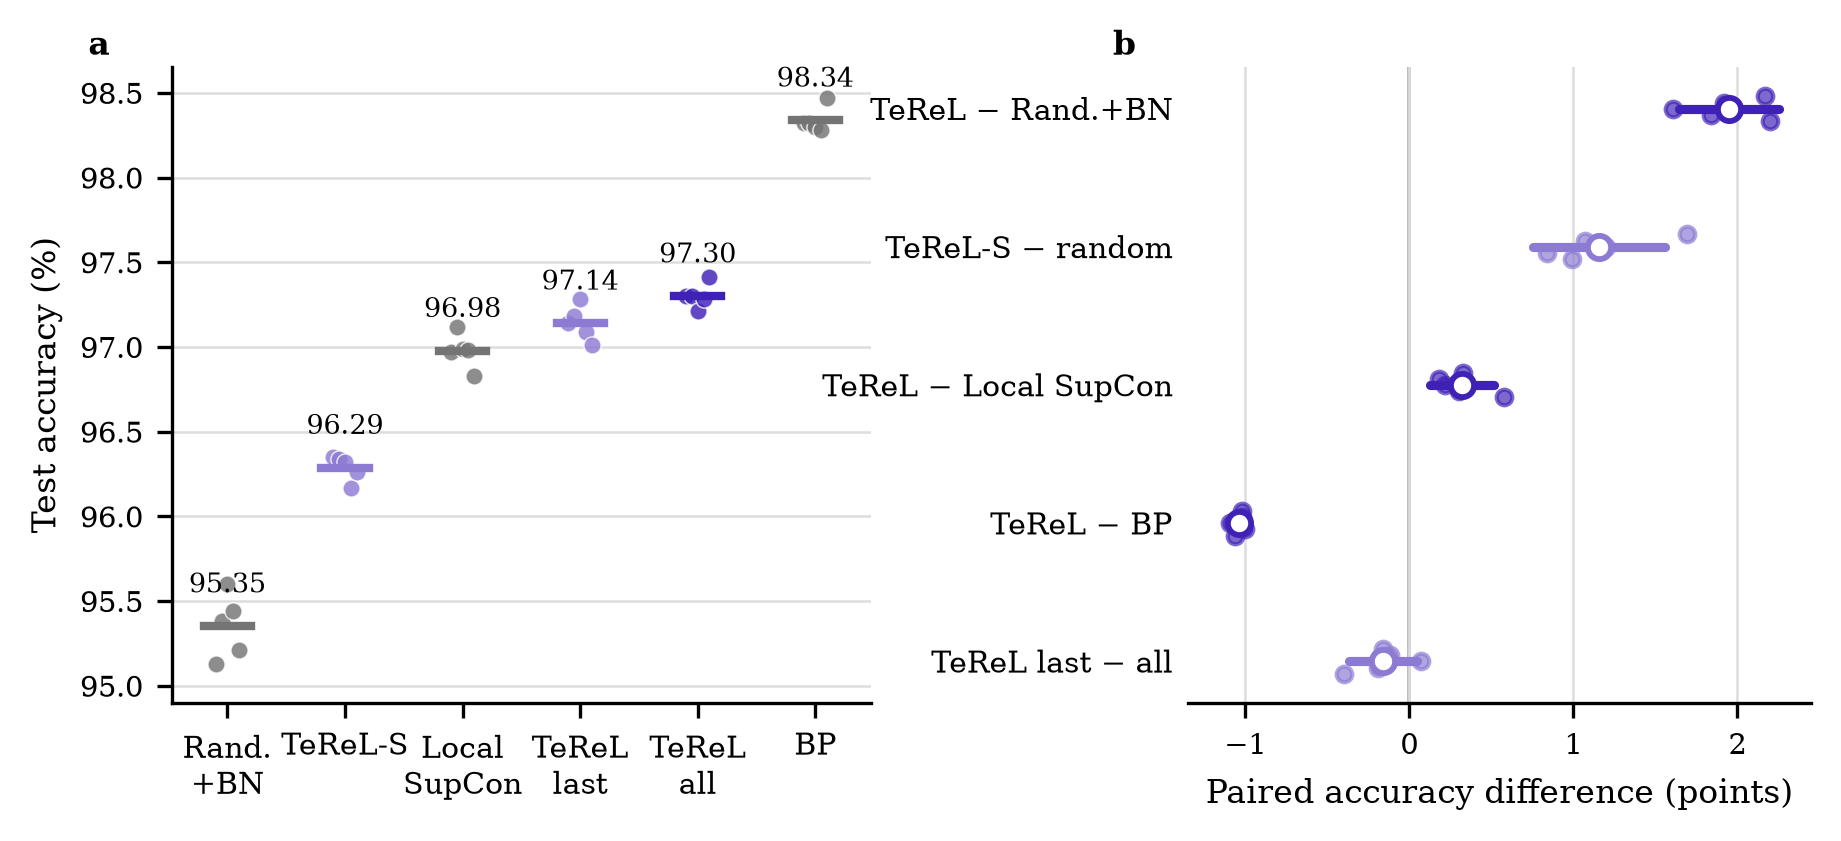

This figure's Python source:
"""Render the primary TeReL performance comparison from supplied analyses."""

from __future__ import annotations

import argparse
import json
from pathlib import Path

import matplotlib.pyplot as plt
import numpy as np


PRIMARY = "#3F21B6"
SECONDARY = "#8C7AD3"
NEUTRAL = "#747474"


def render(
    analysis_path: Path,
    comparator_analysis_path: Path,
    normalization_analysis_path: Path,
    output_stem: Path,
) -> None:
    data = json.loads(analysis_path.read_text())
    comparator = json.loads(comparator_analysis_path.read_text())
    normalization = json.loads(normalization_analysis_path.read_text())
    plt.style.use(Path(__file__).with_name("paper.mplstyle"))
    methods = [
        ("random-bn", "Rand.\n+BN", NEUTRAL),
        ("terel-s-all", "TeReL-S", SECONDARY),
        ("local-supcon", "Local\nSupCon", NEUTRAL),
        ("terel-last", "TeReL\nlast", SECONDARY),
        ("terel-all", "TeReL\nall", PRIMARY),
        ("bp-all", "BP", NEUTRAL),
    ]
    contrasts = [
        ("terel-minus-random-bn", r"TeReL $-$ Rand.+BN", PRIMARY),
        ("terel-s-minus-random", r"TeReL-S $-$ random", SECONDARY),
        ("terel-minus-local-supcon", r"TeReL $-$ Local SupCon", PRIMARY),
        ("terel-minus-bp", r"TeReL $-$ BP", PRIMARY),
        ("terel-last-minus-all", r"TeReL last $-$ all", SECONDARY),
    ]
    fig, axes = plt.subplots(
        1, 2, figsize=(7.05, 2.75),
        gridspec_kw={"width_ratios": [1.12, 1.0], "wspace": 0.48},
    )

    ax = axes[0]
    for x, (key, label, color) in enumerate(methods):
        if key == "local-supcon":
            record = comparator["local_supcon"]
        elif key == "random-bn":
            record = normalization["random_bn_calibrated"]
        else:
            record = data["methods"][key]
        values = 100 * np.asarray(record["raw"], dtype=float)
        ax.scatter(
            x + np.linspace(-0.10, 0.10, len(values)), values, s=17,
            color=color, alpha=0.82, edgecolor="white", linewidth=0.35, zorder=3,
        )
        mean = float(values.mean())
        ax.plot([x - 0.20, x + 0.20], [mean, mean], color=color, lw=2.0, zorder=4)
        ax.text(x, mean + 0.16, f"{mean:.2f}", ha="center", va="bottom", fontsize=6.5)
    ax.set_xticks(range(len(methods)), [item[1] for item in methods])
    ax.tick_params(axis="x", labelsize=7.2)
    ax.set_ylabel("Test accuracy (%)")
    ax.set_ylim(94.9, 98.65)
    ax.text(-0.12, 1.02, "a", transform=ax.transAxes, fontweight="bold")
    ax.grid(axis="y", color="#DDDDDD", linewidth=0.6)
    ax.spines[["top", "right"]].set_visible(False)

    ax = axes[1]
    ax.axvline(0, color="#B4B4B4", lw=0.9, zorder=1)
    for y, (key, label, color) in enumerate(contrasts):
        record = (
            comparator["terel_minus_local_supcon"]
            if key == "terel-minus-local-supcon"
            else normalization["terel_minus_random_bn"]
            if key == "terel-minus-random-bn"
            else data["contrasts"][key]
        )
        raw = 100 * np.asarray(record["raw_differences"], dtype=float)
        mean = 100 * float(record["mean_difference"])
        low = 100 * float(record["student_t_ci95_low"])
        high = 100 * float(record["student_t_ci95_high"])
        ax.scatter(raw, y + np.linspace(-0.09, 0.09, len(raw)), s=14,
                   color=color, alpha=0.68, zorder=3)
        ax.plot([low, high], [y, y], color=color, lw=2.2,
                solid_capstyle="round", zorder=4)
        ax.scatter([mean], [y], s=31, color="white", edgecolor=color,
                   linewidth=1.4, zorder=5)
    ax.set_yticks(range(len(contrasts)), [item[1] for item in contrasts])
    ax.invert_yaxis()
    ax.set_xlabel("Paired accuracy difference (points)")
    ax.set_xlim(-1.35, 2.45)
    ax.text(-0.12, 1.02, "b", transform=ax.transAxes, fontweight="bold")
    ax.grid(axis="x", color="#DDDDDD", linewidth=0.6)
    ax.spines[["top", "right", "left"]].set_visible(False)
    ax.tick_params(axis="y", length=0, labelsize=7.2)

    fig.savefig(
        output_stem.with_suffix(".pdf"),
        bbox_inches="tight",
        transparent=True,
        metadata={"CreationDate": None, "ModDate": None},
    )
    fig.savefig(output_stem.with_suffix(".png"), dpi=300,
                bbox_inches="tight", facecolor="white")


if __name__ == "__main__":
    parser = argparse.ArgumentParser()
    parser.add_argument("analysis", type=Path)
    parser.add_argument("comparator_analysis", type=Path)
    parser.add_argument("normalization_analysis", type=Path)
    parser.add_argument("--output", type=Path,
                        default=Path(__file__).with_name("mnist-performance-comparison"))
    args = parser.parse_args()
    render(
        args.analysis,
        args.comparator_analysis,
        args.normalization_analysis,
        args.output,
    )
